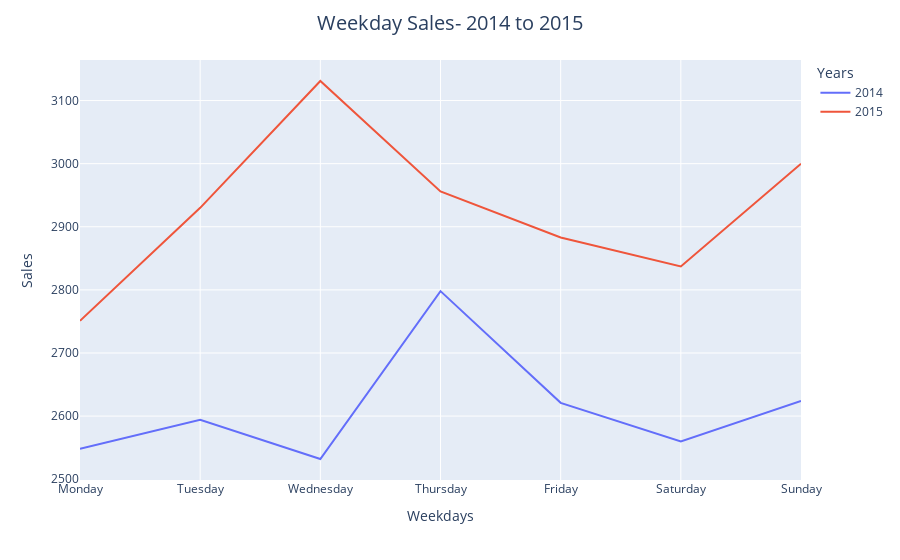

Notebook source saved alongside this figure:
### Code cell
temp2=df.groupby(['Years','Weekdays'],as_index=False).agg(Sales=('itemDescription','count'))

order_days=CategoricalDtype(['Monday','Tuesday','Wednesday','Thursday','Friday','Saturday','Sunday'])
temp2['Weekdays']=temp2['Weekdays'].astype(order_days)
temp2=temp2.sort_values(by='Weekdays')

fig=px.line(temp2,x='Weekdays',y='Sales',color='Years')
fig.update_layout(title_text='Weekday Sales- 2014 to 2015',title_x=0.5,
                 title={'font': {'size':20}})

### Figure 1 — Plotly figure (JSON) as saved in the notebook; plotly's stock layout.template omitted (floating-point values rounded to 4 significant figures)
{"data": [{"hovertemplate": "Years=2014<br>Weekdays=%{x}<br>Sales=%{y}<extra></extra>", "legendgroup": "2014", "line": {"color": "#636efa", "dash": "solid"}, "marker": {"symbol": "circle"}, "mode": "lines", "name": "2014", "orientation": "v", "showlegend": true, "type": "scatter", "x": ["Monday", "Tuesday", "Wednesday", "Thursday", "Friday", "Saturday", "Sunday"], "xaxis": "x", "y": [2548, 2594, 2532, 2798, 2621, 2560, 2624], "yaxis": "y"}, {"hovertemplate": "Years=2015<br>Weekdays=%{x}<br>Sales=%{y}<extra></extra>", "legendgroup": "2015", "line": {"color": "#EF553B", "dash": "solid"}, "marker": {"symbol": "circle"}, "mode": "lines", "name": "2015", "orientation": "v", "showlegend": true, "type": "scatter", "x": ["Monday", "Tuesday", "Wednesday", "Thursday", "Friday", "Saturday", "Sunday"], "xaxis": "x", "y": [2751, 2930, 3131, 2956, 2883, 2837, 3000], "yaxis": "y"}], "layout": {"legend": {"title": {"text": "Years"}, "tracegroupgap": 0}, "margin": {"t": 60}, "title": {"font": {"size": 20}, "text": "Weekday Sales- 2014 to 2015", "x": 0.5}, "xaxis": {"anchor": "y", "domain": [0, 1], "title": {"text": "Weekdays"}}, "yaxis": {"anchor": "x", "domain": [0, 1], "title": {"text": "Sales"}}}}
